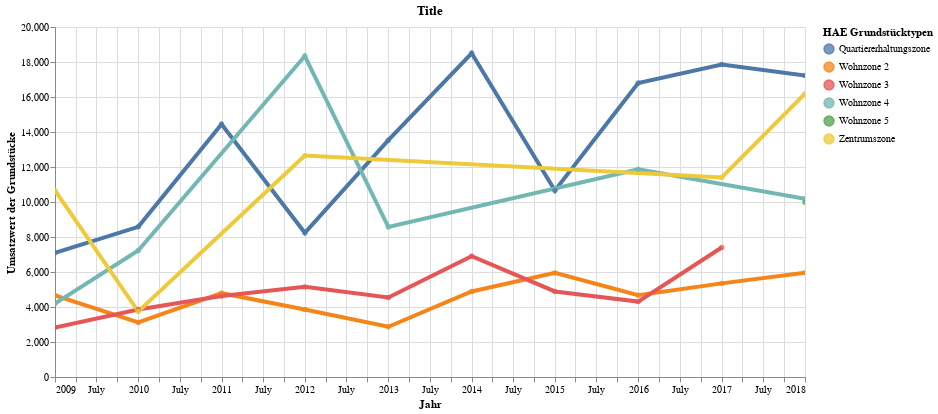

Notebook code cell kept with this figure:
### Code cell
highlight = alt.selection(type='single', on='mouseover', fields=['Zonenart'], nearest=True)
#x='date:StichtagDatJahr',
base = alt.Chart(data2betested.reset_index().query('Quartier_Nummer == 31'), title="Title").encode(
    x=alt.X('Jahr', axis=alt.Axis(title='Jahr'))# , axis=alt.Axis(format='%', title='percentage')
    , y=alt.X('Medianqmp', axis=alt.Axis(title='Umsatzwert der Grundstücke'))
    , color=alt.Color('Zonenart', legend=alt.Legend(title="HAE Grundstücktypen", orient="right"))  
    ,tooltip=['Jahr', 'Quartier_Name','Zonenart','Medianqmp']    
)
points = base.mark_circle().encode(
    opacity=alt.value(0.75)
).add_selection(
    highlight
).properties(
    width=750 , height=350
)
lines = base.mark_line().encode(
    size=alt.condition(~highlight, alt.value(0.5), alt.value(4))
).interactive()

lines + points

### Figure 1 — Vega-Lite specification as saved in the notebook (floating-point values rounded to 4 significant figures)
{"config": {"view": {"continuousWidth": 400, "continuousHeight": 300}}, "layer": [{"mark": "line", "encoding": {"color": {"type": "nominal", "field": "Zonenart", "legend": {"orient": "right", "title": "HAE Grundstücktypen"}}, "size": {"condition": {"value": 0.5, "selection": {"not": "selector001"}}, "value": 4}, "tooltip": [{"type": "temporal", "field": "Jahr"}, {"type": "nominal", "field": "Quartier_Name"}, {"type": "nominal", "field": "Zonenart"}, {"type": "quantitative", "field": "Medianqmp"}], "x": {"type": "temporal", "axis": {"title": "Jahr"}, "field": "Jahr"}, "y": {"type": "quantitative", "axis": {"title": "Umsatzwert der Grundstücke"}, "field": "Medianqmp"}}, "selection": {"selector002": {"type": "interval", "bind": "scales", "encodings": ["x", "y"]}}, "title": "Title"}, {"mark": "circle", "encoding": {"color": {"type": "nominal", "field": "Zonenart", "legend": {"orient": "right", "title": "HAE Grundstücktypen"}}, "opacity": {"value": 0.75}, "tooltip": [{"type": "temporal", "field": "Jahr"}, {"type": "nominal", "field": "Quartier_Name"}, {"type": "nominal", "field": "Zonenart"}, {"type": "quantitative", "field": "Medianqmp"}], "x": {"type": "temporal", "axis": {"title": "Jahr"}, "field": "Jahr"}, "y": {"type": "quantitative", "axis": {"title": "Umsatzwert der Grundstücke"}, "field": "Medianqmp"}}, "height": 350, "selection": {"selector001": {"type": "single", "on": "mouseover", "fields": ["Zonenart"], "nearest": true}}, "title": "Title", "width": 750}], "data": {"name": "data-45218c1c6803430a7cf8b9f576e43c37"}, "$schema": "https://vega.github.io/schema/vega-lite/v4.8.1.json", "datasets": {"data-45218c1c6803430a7cf8b9f576e43c37": [{"Jahr": "2009-01-01T00:00:00", "Quartier_Name": "Alt-Wiedikon", "Quartier_Nummer": 31, "Medianqmp": 7100, "Zonenart": "Quartiererhaltungszone", "Anzahl_HAE": "5"}, {"Jahr": "2010-01-01T00:00:00", "Quartier_Name": "Alt-Wiedikon", "Quartier_Nummer": 31, "Medianqmp": 8580, "Zonenart": "Quartiererhaltungszone", "Anzahl_HAE": "7"}, {"Jahr": "2011-01-01T00:00:00", "Quartier_Name": "Alt-Wiedikon", "Quartier_Nummer": 31, "Medianqmp": 14440, "Zonenart": "Quartiererhaltungszone", "Anzahl_HAE": "6"}, {"Jahr": "2012-01-01T00:00:00", "Quartier_Name": "Alt-Wiedikon", "Quartier_Nummer": 31, "Medianqmp": 8240, "Zonenart": "Quartiererhaltungszone", "Anzahl_HAE": "1–3"}, {"Jahr": "2013-01-01T00:00:00", "Quartier_Name": "Alt-Wiedikon", "Quartier_Nummer": 31, "Medianqmp": 13530, "Zonenart": "Quartiererhaltungszone", "Anzahl_HAE": "7"}, {"Jahr": "2014-01-01T00:00:00", "Quartier_Name": "Alt-Wiedikon", "Quartier_Nummer": 31, "Medianqmp": 18500, "Zonenart": "Quartiererhaltungszone", "Anzahl_HAE": "4"}, {"Jahr": "2015-01-01T00:00:00", "Quartier_Name": "Alt-Wiedikon", "Quartier_Nummer": 31, "Medianqmp": 10660, "Zonenart": "Quartiererhaltungszone", "Anzahl_HAE": "8"}, {"Jahr": "2016-01-01T00:00:00", "Quartier_Name": "Alt-Wiedikon", "Quartier_Nummer": 31, "Medianqmp": 16800, "Zonenart": "Quartiererhaltungszone", "Anzahl_HAE": "6"}, {"Jahr": "2017-01-01T00:00:00", "Quartier_Name": "Alt-Wiedikon", "Quartier_Nummer": 31, "Medianqmp": 17860, "Zonenart": "Quartiererhaltungszone", "Anzahl_HAE": "7"}, {"Jahr": "2018-01-01T00:00:00", "Quartier_Name": "Alt-Wiedikon", "Quartier_Nummer": 31, "Medianqmp": 17230, "Zonenart": "Quartiererhaltungszone", "Anzahl_HAE": "6-8"}, {"Jahr": "2009-01-01T00:00:00", "Quartier_Name": "Alt-Wiedikon", "Quartier_Nummer": 31, "Medianqmp": 4660, "Zonenart": "Wohnzone 2", "Anzahl_HAE": "1–3"}, {"Jahr": "2010-01-01T00:00:00", "Quartier_Name": "Alt-Wiedikon", "Quartier_Nummer": 31, "Medianqmp": 3120, "Zonenart": "Wohnzone 2", "Anzahl_HAE": "1–3"}, {"Jahr": "2011-01-01T00:00:00", "Quartier_Name": "Alt-Wiedikon", "Quartier_Nummer": 31, "Medianqmp": 4790, "Zonenart": "Wohnzone 2", "Anzahl_HAE": "1–3"}, {"Jahr": "2012-01-01T00:00:00", "Quartier_Name": "Alt-Wiedikon", "Quartier_Nummer": 31, "Medianqmp": 3860, "Zonenart": "Wohnzone 2", "Anzahl_HAE": "5"}, {"Jahr": "2013-01-01T00:00:00", "Quartier_Name": "Alt-Wiedikon", "Quartier_Nummer": 31, "Medianqmp": 2870, "Zonenart": "Wohnzone 2", "Anzahl_HAE": "1–3"}, {"Jahr": "2014-01-01T00:00:00", "Quartier_Name": "Alt-Wiedikon", "Quartier_Nummer": 31, "Medianqmp": 4890, "Zonenart": "Wohnzone 2", "Anzahl_HAE": "1–3"}, {"Jahr": "2015-01-01T00:00:00", "Quartier_Name": "Alt-Wiedikon", "Quartier_Nummer": 31, "Medianqmp": 5950, "Zonenart": "Wohnzone 2", "Anzahl_HAE": "1–3"}, {"Jahr": "2016-01-01T00:00:00", "Quartier_Name": "Alt-Wiedikon", "Quartier_Nummer": 31, "Medianqmp": 4670, "Zonenart": "Wohnzone 2", "Anzahl_HAE": "1–3"}, {"Jahr": "2017-01-01T00:00:00", "Quartier_Name": "Alt-Wiedikon", "Quartier_Nummer": 31, "Medianqmp": 5350, "Zonenart": "Wohnzone 2", "Anzahl_HAE": "1–3"}, {"Jahr": "2018-01-01T00:00:00", "Quartier_Name": "Alt-Wiedikon", "Quartier_Nummer": 31, "Medianqmp": 5960, "Zonenart": "Wohnzone 2", "Anzahl_HAE": "1–3"}, {"Jahr": "2009-01-01T00:00:00", "Quartier_Name": "Alt-Wiedikon", "Quartier_Nummer": 31, "Medianqmp": 2830, "Zonenart": "Wohnzone 3", "Anzahl_HAE": "1–3"}, {"Jahr": "2010-01-01T00:00:00", "Quartier_Name": "Alt-Wiedikon", "Quartier_Nummer": 31, "Medianqmp": 3860, "Zonenart": "Wohnzone 3", "Anzahl_HAE": "7"}, {"Jahr": "2011-01-01T00:00:00", "Quartier_Name": "Alt-Wiedikon", "Quartier_Nummer": 31, "Medianqmp": 4630, "Zonenart": "Wohnzone 3", "Anzahl_HAE": "7"}, {"Jahr": "2012-01-01T00:00:00", "Quartier_Name": "Alt-Wiedikon", "Quartier_Nummer": 31, "Medianqmp": 5150, "Zonenart": "Wohnzone 3", "Anzahl_HAE": "1–3"}, {"Jahr": "2013-01-01T00:00:00", "Quartier_Name": "Alt-Wiedikon", "Quartier_Nummer": 31, "Medianqmp": 4540, "Zonenart": "Wohnzone 3", "Anzahl_HAE": "5-7"}, {"Jahr": "2014-01-01T00:00:00", "Quartier_Name": "Alt-Wiedikon", "Quartier_Nummer": 31, "Medianqmp": 6900, "Zonenart": "Wohnzone 3", "Anzahl_HAE": "0-4"}, {"Jahr": "2015-01-01T00:00:00", "Quartier_Name": "Alt-Wiedikon", "Quartier_Nummer": 31, "Medianqmp": 4890, "Zonenart": "Wohnzone 3", "Anzahl_HAE": "6-8"}, {"Jahr": "2016-01-01T00:00:00", "Quartier_Name": "Alt-Wiedikon", "Quartier_Nummer": 31, "Medianqmp": 4310, "Zonenart": "Wohnzone 3", "Anzahl_HAE": "7-9"}, {"Jahr": "2017-01-01T00:00:00", "Quartier_Name": "Alt-Wiedikon", "Quartier_Nummer": 31, "Medianqmp": 7400, "Zonenart": "Wohnzone 3", "Anzahl_HAE": "5"}, {"Jahr": "2009-01-01T00:00:00", "Quartier_Name": "Alt-Wiedikon", "Quartier_Nummer": 31, "Medianqmp": 4200, "Zonenart": "Wohnzone 4", "Anzahl_HAE": "1–3"}, {"Jahr": "2010-01-01T00:00:00", "Quartier_Name": "Alt-Wiedikon", "Quartier_Nummer": 31, "Medianqmp": 7230, "Zonenart": "Wohnzone 4", "Anzahl_HAE": "1–3"}, {"Jahr": "2012-01-01T00:00:00", "Quartier_Name": "Alt-Wiedikon", "Quartier_Nummer": 31, "Medianqmp": 18340, "Zonenart": "Wohnzone 4", "Anzahl_HAE": "1–3"}, {"Jahr": "2013-01-01T00:00:00", "Quartier_Name": "Alt-Wiedikon", "Quartier_Nummer": 31, "Medianqmp": 8570, "Zonenart": "Wohnzone 4", "Anzahl_HAE": "1–3"}, {"Jahr": "2016-01-01T00:00:00", "Quartier_Name": "Alt-Wiedikon", "Quartier_Nummer": 31, "Medianqmp": 11870, "Zonenart": "Wohnzone 4", "Anzahl_HAE": "1–3"}, {"Jahr": "2018-01-01T00:00:00", "Quartier_Name": "Alt-Wiedikon", "Quartier_Nummer": 31, "Medianqmp": 10180, "Zonenart": "Wohnzone 4", "Anzahl_HAE": "1–3"}, {"Jahr": "2018-01-01T00:00:00", "Quartier_Name": "Alt-Wiedikon", "Quartier_Nummer": 31, "Medianqmp": 9980, "Zonenart": "Wohnzone 5", "Anzahl_HAE": "1–3"}, {"Jahr": "2009-01-01T00:00:00", "Quartier_Name": "Alt-Wiedikon", "Quartier_Nummer": 31, "Medianqmp": 10660, "Zonenart": "Zentrumszone", "Anzahl_HAE": "1–3"}, {"Jahr": "2010-01-01T00:00:00", "Quartier_Name": "Alt-Wiedikon", "Quartier_Nummer": 31, "Medianqmp": 3740, "Zonenart": "Zentrumszone", "Anzahl_HAE": "1–3"}, {"Jahr": "2012-01-01T00:00:00", "Quartier_Name": "Alt-Wiedikon", "Quartier_Nummer": 31, "Medianqmp": 12650, "Zonenart": "Zentrumszone", "Anzahl_HAE": "1–3"}, {"Jahr": "2017-01-01T00:00:00", "Quartier_Name": "Alt-Wiedikon", "Quartier_Nummer": 31, "Medianqmp": 11400, "Zonenart": "Zentrumszone", "Anzahl_HAE": "1–3"}, {"Jahr": "2018-01-01T00:00:00", "Quartier_Name": "Alt-Wiedikon", "Quartier_Nummer": 31, "Medianqmp": 16190, "Zonenart": "Zentrumszone", "Anzahl_HAE": "1–3"}]}}
